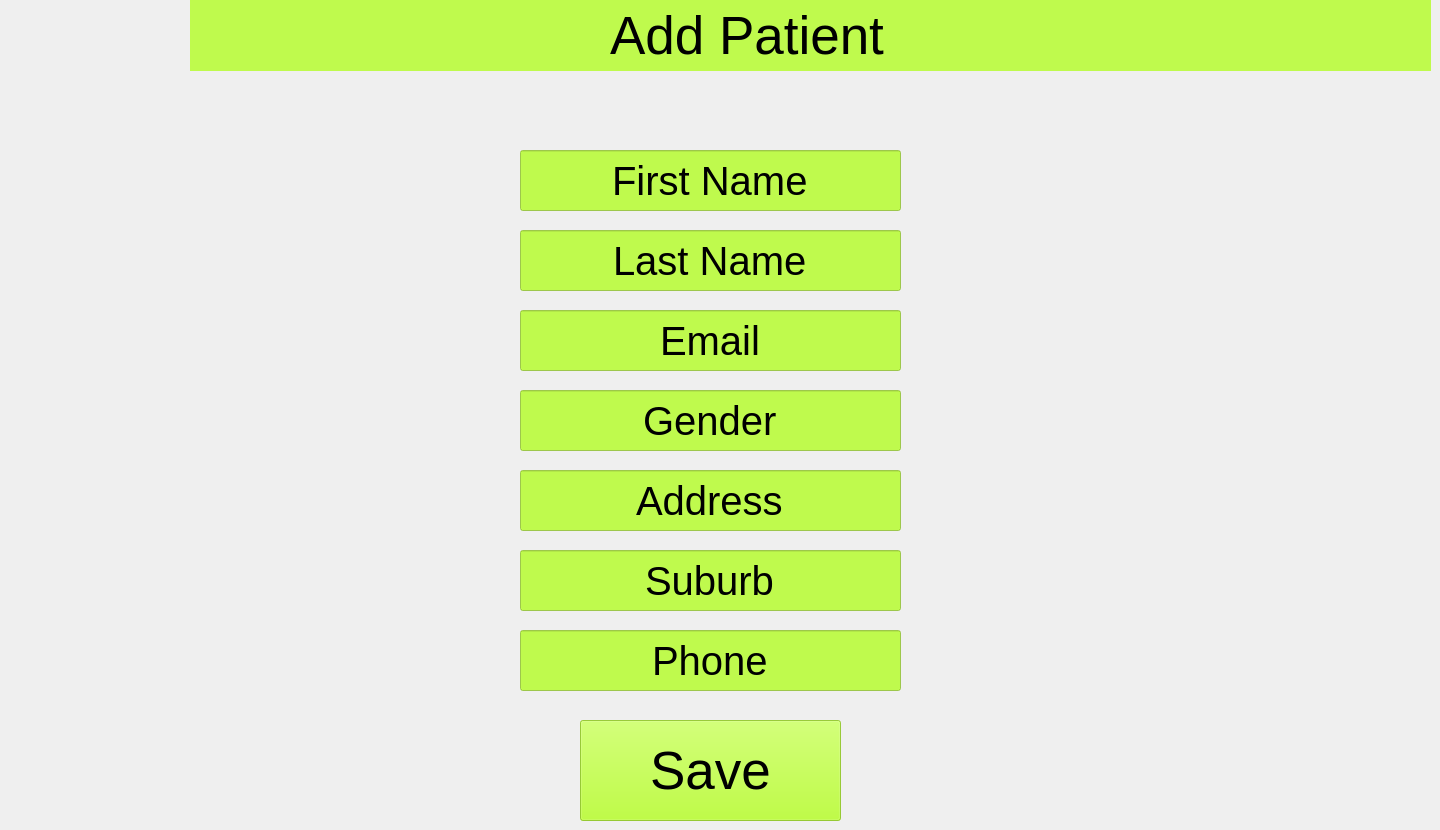
        <widget class="QWidget" name="page_83">
         <widget class="QLabel" name="label_224">
          <property name="geometry">
           <rect>
            <x>190</x>
            <y>0</y>
            <width>1241</width>
            <height>71</height>
           </rect>
          </property>
          <property name="styleSheet">
           <string notr="true">background-color: rgba(172, 255, 10, 180);</string>
          </property>
          <property name="text">
           <string/>
          </property>
         </widget>
         <widget class="QLabel" name="label_225">
          <property name="geometry">
           <rect>
            <x>610</x>
            <y>-20</y>
            <width>461</width>
            <height>111</height>
           </rect>
          </property>
          <property name="font">
           <font>
            <pointsize>40</pointsize>
           </font>
          </property>
          <property name="text">
           <string>Add Patient</string>
          </property>
         </widget>
         <widget class="QLabel" name="label_226">
          <property name="geometry">
           <rect>
            <x>0</x>
            <y>0</y>
            <width>211</width>
            <height>171</height>
           </rect>
          </property>
          <property name="text">
           <string/>
          </property>
          <property name="pixmap">
           <pixmap>../../../../../RTR logo 2.png</pixmap>
          </property>
         </widget>
         <widget class="QLineEdit" name="lineEdit_121">
          <property name="geometry">
           <rect>
            <x>520</x>
            <y>150</y>
            <width>381</width>
            <height>61</height>
           </rect>
          </property>
          <property name="font">
           <font>
            <pointsize>30</pointsize>
           </font>
          </property>
          <property name="styleSheet">
           <string notr="true">background-color: rgba(172, 255, 10, 180);</string>
          </property>
          <property name="text">
           <string>First Name</string>
          </property>
          <property name="alignment">
           <set>Qt::AlignCenter</set>
          </property>
         </widget>
         <widget class="QLineEdit" name="lineEdit_122">
          <property name="geometry">
           <rect>
            <x>520</x>
            <y>230</y>
            <width>381</width>
            <height>61</height>
           </rect>
          </property>
          <property name="font">
           <font>
            <pointsize>30</pointsize>
           </font>
          </property>
          <property name="styleSheet">
           <string notr="true">background-color: rgba(172, 255, 10, 180);</string>
          </property>
          <property name="text">
           <string>Last Name</string>
          </property>
          <property name="alignment">
           <set>Qt::AlignCenter</set>
          </property>
         </widget>
         <widget class="QLineEdit" name="lineEdit_123">
          <property name="geometry">
           <rect>
            <x>520</x>
            <y>310</y>
            <width>381</width>
            <height>61</height>
           </rect>
          </property>
          <property name="font">
           <font>
            <pointsize>30</pointsize>
           </font>
          </property>
          <property name="styleSheet">
           <string notr="true">background-color: rgba(172, 255, 10, 180);</string>
          </property>
          <property name="text">
           <string>Email</string>
          </property>
          <property name="alignment">
           <set>Qt::AlignCenter</set>
          </property>
         </widget>
         <widget class="QLineEdit" name="lineEdit_124">
          <property name="geometry">
           <rect>
            <x>520</x>
            <y>390</y>
            <width>381</width>
            <height>61</height>
           </rect>
          </property>
          <property name="font">
           <font>
            <pointsize>30</pointsize>
           </font>
          </property>
          <property name="styleSheet">
           <string notr="true">background-color: rgba(172, 255, 10, 180);</string>
          </property>
          <property name="text">
           <string>Gender</string>
          </property>
          <property name="alignment">
           <set>Qt::AlignCenter</set>
          </property>
         </widget>
         <widget class="QLineEdit" name="lineEdit_125">
          <property name="geometry">
           <rect>
            <x>520</x>
            <y>470</y>
            <width>381</width>
            <height>61</height>
           </rect>
          </property>
          <property name="font">
           <font>
            <pointsize>30</pointsize>
           </font>
          </property>
          <property name="styleSheet">
           <string notr="true">background-color: rgba(172, 255, 10, 180);</string>
          </property>
          <property name="text">
           <string>Address</string>
          </property>
          <property name="alignment">
           <set>Qt::AlignCenter</set>
          </property>
         </widget>
         <widget class="QLineEdit" name="lineEdit_126">
          <property name="geometry">
           <rect>
            <x>520</x>
            <y>550</y>
            <width>381</width>
            <height>61</height>
           </rect>
          </property>
          <property name="font">
           <font>
            <pointsize>30</pointsize>
           </font>
          </property>
          <property name="styleSheet">
           <string notr="true">background-color: rgba(172, 255, 10, 180);</string>
          </property>
          <property name="text">
           <string>Suburb</string>
          </property>
          <property name="alignment">
           <set>Qt::AlignCenter</set>
          </property>
         </widget>
         <widget class="QLineEdit" name="lineEdit_127">
          <property name="geometry">
           <rect>
            <x>520</x>
            <y>630</y>
            <width>381</width>
            <height>61</height>
           </rect>
          </property>
          <property name="font">
           <font>
            <pointsize>30</pointsize>
           </font>
          </property>
          <property name="styleSheet">
           <string notr="true">background-color: rgba(172, 255, 10, 180);</string>
          </property>
          <property name="text">
           <string>Phone</string>
          </property>
          <property name="alignment">
           <set>Qt::AlignCenter</set>
          </property>
         </widget>
         <widget class="QPushButton" name="pushButton_106">
          <property name="geometry">
           <rect>
            <x>580</x>
            <y>720</y>
            <width>261</width>
            <height>101</height>
           </rect>
          </property>
          <property name="font">
           <font>
            <pointsize>40</pointsize>
           </font>
          </property>
          <property name="styleSheet">
           <string notr="true">background-color: rgba(172, 255, 10, 180);</string>
          </property>
          <property name="text">
           <string>Save</string>
          </property>
         </widget>
        </widget>
